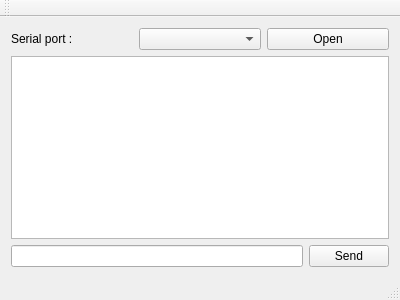
<?xml version="1.0" encoding="UTF-8"?>
<ui version="4.0">
 <class>MainWindow</class>
 <widget class="QMainWindow" name="MainWindow">
  <property name="geometry">
   <rect>
    <x>0</x>
    <y>0</y>
    <width>400</width>
    <height>300</height>
   </rect>
  </property>
  <property name="windowTitle">
   <string>MainWindow</string>
  </property>
  <widget class="QWidget" name="centralWidget">
   <layout class="QVBoxLayout" name="verticalLayout">
    <item>
     <layout class="QHBoxLayout" name="horizontalLayout">
      <item>
       <widget class="QLabel" name="label">
        <property name="text">
         <string>Serial port :</string>
        </property>
       </widget>
      </item>
      <item>
       <widget class="QComboBox" name="serialCombo"/>
      </item>
      <item>
       <widget class="QPushButton" name="openButton">
        <property name="text">
         <string>Open</string>
        </property>
       </widget>
      </item>
     </layout>
    </item>
    <item>
     <widget class="QPlainTextEdit" name="console">
      <property name="enabled">
       <bool>true</bool>
      </property>
      <property name="font">
       <font>
        <pointsize>9</pointsize>
       </font>
      </property>
      <property name="readOnly">
       <bool>true</bool>
      </property>
     </widget>
    </item>
    <item>
     <layout class="QHBoxLayout" name="horizontalLayout_2">
      <item>
       <widget class="QLineEdit" name="serialCommand">
        <property name="enabled">
         <bool>true</bool>
        </property>
        <property name="readOnly">
         <bool>false</bool>
        </property>
       </widget>
      </item>
      <item>
       <widget class="QPushButton" name="sendButton">
        <property name="text">
         <string>Send</string>
        </property>
       </widget>
      </item>
     </layout>
    </item>
   </layout>
  </widget>
  <widget class="QMenuBar" name="menuBar">
   <property name="geometry">
    <rect>
     <x>0</x>
     <y>0</y>
     <width>400</width>
     <height>25</height>
    </rect>
   </property>
  </widget>
  <widget class="QToolBar" name="mainToolBar">
   <attribute name="toolBarArea">
    <enum>TopToolBarArea</enum>
   </attribute>
   <attribute name="toolBarBreak">
    <bool>false</bool>
   </attribute>
  </widget>
  <widget class="QStatusBar" name="statusBar"/>
 </widget>
 <layoutdefault spacing="6" margin="11"/>
 <resources/>
 <connections/>
</ui>
